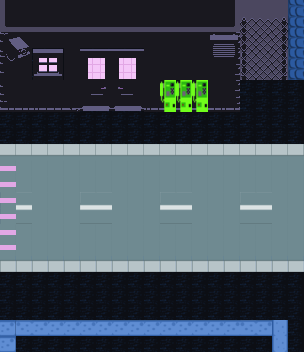

This is a level from a 2D game, rendered from its Tiled map with the project's own tilesets. A one-line summary and the map file follow, with tile-layer data summarised:
An orthogonal 19x22 tile map with 16x16 px tiles, 6 tile layers (Void, Ground, Wall1, Object, ...), 4 tilesets and 7 objects (PoliceGraveyard, Crossroad, Phone, CrossroadBk, PoliceGraveyardBk, ...).

<map version="1.10" tiledversion="1.10.2" orientation="orthogonal" renderorder="right-down" width="19" height="22" tilewidth="16" tileheight="16" infinite="0" nextlayerid="13" nextobjectid="14">
 <tileset firstgid="1" source="../Tile/town.tsx" />
 <tileset firstgid="601" source="../Tile/blackblock.tsx" />
 <tileset firstgid="602" source="../Tile/cyberpunk.tsx" />
 <tileset firstgid="1082" name="phone_small" tilewidth="16" tileheight="16" tilecount="2" columns="1">
  <image source="../Package/phone_small.png" width="16" height="32" />
 </tileset>
 <layer id="2" name="Void" width="19" height="22">
  <data>[418 cells, 418 non-empty, 1 distinct tile ids]</data>
 </layer>
 <layer id="3" name="Ground" width="19" height="22">
  <data>[418 cells, 418 non-empty, 10 distinct tile ids]</data>
 </layer>
 <layer id="4" name="Wall1" width="19" height="22">
  <data>[418 cells, 46 non-empty, 23 distinct tile ids]</data>
 </layer>
 <layer id="12" name="Object" width="19" height="22">
  <data>[418 cells, 3 non-empty, 1 distinct tile ids]</data>
 </layer>
 <layer id="5" name="ObjCanMove" width="19" height="22">
  <data>[418 cells, 102 non-empty, 45 distinct tile ids]</data>
 </layer>
 <layer id="6" name="ObjCanMove2" width="19" height="22">
  <data>[418 cells, 8 non-empty, 8 distinct tile ids]</data>
 </layer>
 <objectgroup id="7" name="Areas">
  <object id="1" name="PoliceGraveyard" x="283.295" y="82.2469" width="19.9386" height="236.771" />
  <object id="3" name="Crossroad" x="-12.0463" y="108.832" width="17.8617" height="210.186" />
  <object id="13" name="Phone" x="162.667" y="106.333" width="48.6667" height="17.3333" />
 </objectgroup>
 <objectgroup id="9" name="Points">
  <object id="10" name="CrossroadBk" x="40.6667" y="210">
   <point />
  </object>
  <object id="11" name="PoliceGraveyardBk" x="253.667" y="210.667">
   <point />
  </object>
  <object id="12" name="Start" x="133.833" y="288">
   <point />
  </object>
 </objectgroup>
 <objectgroup id="8" name="SpawnAreaLayer">
  <object id="9" name="SpawnArea0" x="83.9998" y="150.833" width="115.334" height="132.333" />
 </objectgroup>
</map>
